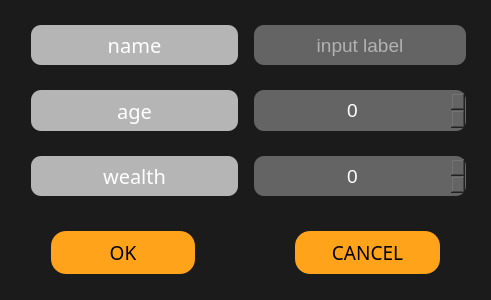
<?xml version="1.0" encoding="UTF-8"?>
<ui version="4.0">
 <class>FndrAdd</class>
 <widget class="QDialog" name="FndrAdd">
  <property name="geometry">
   <rect>
    <x>0</x>
    <y>0</y>
    <width>487</width>
    <height>300</height>
   </rect>
  </property>
  <property name="windowTitle">
   <string>Dialog</string>
  </property>
  <property name="styleSheet">
   <string notr="true">background-color: rgb(27, 27, 27);
color: rgb(255, 255, 255);</string>
  </property>
  <layout class="QGridLayout" name="gridLayout">
   <item row="0" column="0">
    <layout class="QHBoxLayout" name="horizontalLayout_5">
     <item>
      <layout class="QVBoxLayout" name="verticalLayout_4">
       <property name="spacing">
        <number>25</number>
       </property>
       <property name="leftMargin">
        <number>20</number>
       </property>
       <property name="topMargin">
        <number>14</number>
       </property>
       <property name="rightMargin">
        <number>5</number>
       </property>
       <property name="bottomMargin">
        <number>14</number>
       </property>
       <item>
        <widget class="QLabel" name="label_name">
         <property name="enabled">
          <bool>false</bool>
         </property>
         <property name="sizePolicy">
          <sizepolicy hsizetype="Preferred" vsizetype="Preferred">
           <horstretch>0</horstretch>
           <verstretch>0</verstretch>
          </sizepolicy>
         </property>
         <property name="font">
          <font>
           <family>Arial Black</family>
           <pointsize>15</pointsize>
          </font>
         </property>
         <property name="styleSheet">
          <string notr="true">background-color: rgb(181, 181, 181);
border-radius:10px;
color: rgb(255, 255, 255);
</string>
         </property>
         <property name="text">
          <string>name</string>
         </property>
         <property name="alignment">
          <set>Qt::AlignCenter</set>
         </property>
        </widget>
       </item>
       <item>
        <widget class="QLabel" name="label_age">
         <property name="enabled">
          <bool>false</bool>
         </property>
         <property name="sizePolicy">
          <sizepolicy hsizetype="Preferred" vsizetype="Preferred">
           <horstretch>0</horstretch>
           <verstretch>0</verstretch>
          </sizepolicy>
         </property>
         <property name="font">
          <font>
           <family>Arial Black</family>
           <pointsize>15</pointsize>
          </font>
         </property>
         <property name="styleSheet">
          <string notr="true">background-color: rgb(181, 181, 181);
border-radius:10px;
color: rgb(255, 255, 255);</string>
         </property>
         <property name="text">
          <string>age</string>
         </property>
         <property name="alignment">
          <set>Qt::AlignCenter</set>
         </property>
        </widget>
       </item>
       <item>
        <widget class="QLabel" name="label_wealth">
         <property name="enabled">
          <bool>false</bool>
         </property>
         <property name="sizePolicy">
          <sizepolicy hsizetype="Preferred" vsizetype="Preferred">
           <horstretch>0</horstretch>
           <verstretch>0</verstretch>
          </sizepolicy>
         </property>
         <property name="font">
          <font>
           <family>Arial Black</family>
           <pointsize>15</pointsize>
          </font>
         </property>
         <property name="styleSheet">
          <string notr="true">background-color: rgb(181, 181, 181);
border-radius:10px;
color: rgb(255, 255, 255);</string>
         </property>
         <property name="text">
          <string>wealth</string>
         </property>
         <property name="alignment">
          <set>Qt::AlignCenter</set>
         </property>
        </widget>
       </item>
      </layout>
     </item>
     <item>
      <layout class="QVBoxLayout" name="verticalLayout_3">
       <property name="spacing">
        <number>25</number>
       </property>
       <property name="leftMargin">
        <number>5</number>
       </property>
       <property name="topMargin">
        <number>14</number>
       </property>
       <property name="rightMargin">
        <number>14</number>
       </property>
       <property name="bottomMargin">
        <number>14</number>
       </property>
       <item>
        <widget class="QLineEdit" name="edit_name">
         <property name="sizePolicy">
          <sizepolicy hsizetype="Preferred" vsizetype="Expanding">
           <horstretch>0</horstretch>
           <verstretch>0</verstretch>
          </sizepolicy>
         </property>
         <property name="font">
          <font>
           <family>Arial</family>
           <pointsize>14</pointsize>
           <weight>50</weight>
           <italic>false</italic>
           <bold>false</bold>
          </font>
         </property>
         <property name="focusPolicy">
          <enum>Qt::StrongFocus</enum>
         </property>
         <property name="styleSheet">
          <string notr="true">background-color: rgb(100, 100, 100);
border-radius:10px;
color: rgb(255, 255, 255);</string>
         </property>
         <property name="inputMask">
          <string/>
         </property>
         <property name="text">
          <string/>
         </property>
         <property name="alignment">
          <set>Qt::AlignCenter</set>
         </property>
         <property name="placeholderText">
          <string>input label</string>
         </property>
        </widget>
       </item>
       <item>
        <widget class="QSpinBox" name="edit_age">
         <property name="sizePolicy">
          <sizepolicy hsizetype="Preferred" vsizetype="Expanding">
           <horstretch>0</horstretch>
           <verstretch>0</verstretch>
          </sizepolicy>
         </property>
         <property name="font">
          <font>
           <family>Arial</family>
           <pointsize>14</pointsize>
          </font>
         </property>
         <property name="styleSheet">
          <string notr="true">background-color: rgb(100, 100, 100);
border-radius:10px;
color: rgb(255, 255, 255);</string>
         </property>
         <property name="alignment">
          <set>Qt::AlignCenter</set>
         </property>
         <property name="showGroupSeparator" stdset="0">
          <bool>true</bool>
         </property>
         <property name="minimum">
          <number>0</number>
         </property>
         <property name="maximum">
          <number>100</number>
         </property>
         <property name="singleStep">
          <number>30</number>
         </property>
        </widget>
       </item>
       <item>
        <widget class="QSpinBox" name="edit_wealth">
         <property name="sizePolicy">
          <sizepolicy hsizetype="Preferred" vsizetype="Expanding">
           <horstretch>0</horstretch>
           <verstretch>0</verstretch>
          </sizepolicy>
         </property>
         <property name="font">
          <font>
           <family>Arial</family>
           <pointsize>14</pointsize>
          </font>
         </property>
         <property name="styleSheet">
          <string notr="true">background-color: rgb(100, 100, 100);
border-radius:10px;
color: rgb(255, 255, 255);</string>
         </property>
         <property name="alignment">
          <set>Qt::AlignCenter</set>
         </property>
         <property name="showGroupSeparator" stdset="0">
          <bool>true</bool>
         </property>
         <property name="minimum">
          <number>0</number>
         </property>
         <property name="maximum">
          <number>999999999</number>
         </property>
         <property name="singleStep">
          <number>30</number>
         </property>
         <property name="value">
          <number>0</number>
         </property>
        </widget>
       </item>
      </layout>
     </item>
    </layout>
   </item>
   <item row="1" column="0">
    <layout class="QHBoxLayout" name="horizontalLayout">
     <property name="spacing">
      <number>100</number>
     </property>
     <property name="leftMargin">
      <number>40</number>
     </property>
     <property name="topMargin">
      <number>15</number>
     </property>
     <property name="rightMargin">
      <number>40</number>
     </property>
     <property name="bottomMargin">
      <number>15</number>
     </property>
     <item alignment="Qt::AlignBottom">
      <widget class="QPushButton" name="okay_button">
       <property name="sizePolicy">
        <sizepolicy hsizetype="Expanding" vsizetype="Preferred">
         <horstretch>0</horstretch>
         <verstretch>0</verstretch>
        </sizepolicy>
       </property>
       <property name="minimumSize">
        <size>
         <width>144</width>
         <height>43</height>
        </size>
       </property>
       <property name="sizeIncrement">
        <size>
         <width>0</width>
         <height>0</height>
        </size>
       </property>
       <property name="font">
        <font>
         <family>Arial Black</family>
         <pointsize>14</pointsize>
        </font>
       </property>
       <property name="cursor">
        <cursorShape>PointingHandCursor</cursorShape>
       </property>
       <property name="focusPolicy">
        <enum>Qt::TabFocus</enum>
       </property>
       <property name="autoFillBackground">
        <bool>false</bool>
       </property>
       <property name="styleSheet">
        <string notr="true">background-color: rgb(255, 163, 26);
border-radius:15px;
color: rgb(0, 0, 0);
</string>
       </property>
       <property name="text">
        <string>OK</string>
       </property>
       <property name="shortcut">
        <string>Ctrl+O</string>
       </property>
       <property name="autoDefault">
        <bool>false</bool>
       </property>
       <property name="flat">
        <bool>false</bool>
       </property>
      </widget>
     </item>
     <item>
      <widget class="QPushButton" name="cancer_button">
       <property name="sizePolicy">
        <sizepolicy hsizetype="Expanding" vsizetype="Preferred">
         <horstretch>0</horstretch>
         <verstretch>0</verstretch>
        </sizepolicy>
       </property>
       <property name="minimumSize">
        <size>
         <width>145</width>
         <height>43</height>
        </size>
       </property>
       <property name="sizeIncrement">
        <size>
         <width>0</width>
         <height>0</height>
        </size>
       </property>
       <property name="font">
        <font>
         <family>Arial Black</family>
         <pointsize>14</pointsize>
        </font>
       </property>
       <property name="cursor">
        <cursorShape>PointingHandCursor</cursorShape>
       </property>
       <property name="focusPolicy">
        <enum>Qt::TabFocus</enum>
       </property>
       <property name="autoFillBackground">
        <bool>false</bool>
       </property>
       <property name="styleSheet">
        <string notr="true">background-color: rgb(255, 163, 26);
border-radius:15px;
color: rgb(0, 0, 0);
</string>
       </property>
       <property name="text">
        <string>CANCEL</string>
       </property>
       <property name="shortcut">
        <string>Ctrl+C</string>
       </property>
       <property name="autoDefault">
        <bool>false</bool>
       </property>
       <property name="flat">
        <bool>false</bool>
       </property>
      </widget>
     </item>
    </layout>
   </item>
  </layout>
 </widget>
 <resources/>
 <connections/>
</ui>
